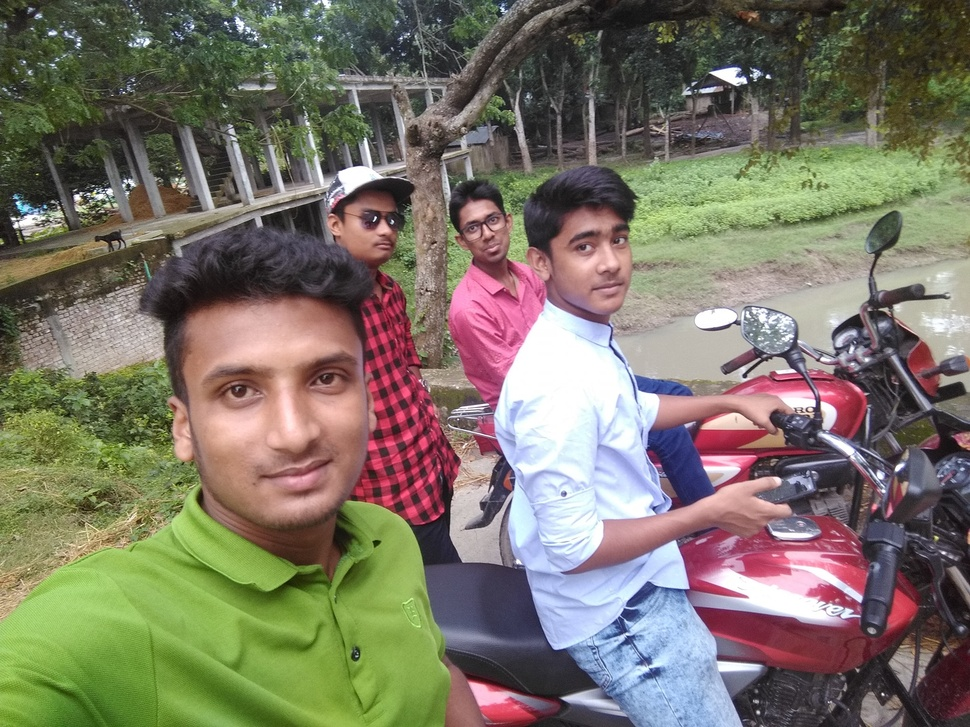
#> input picture ExploreNumpyImg/src/eid.jpg, 970 x 727 px, shrunk from 2048 x 1536 before the run
$ python index.py
#> lines starting #> are read from the running program, lines starting #| are printed output that depends on the picture
import numpy as np
import imageio

image = imageio.imread('./src/eid.jpg')
#> image is the input picture: shape (727, 970, 3); mean R, G, B 123.5, 117.8, 103

new_img = image * np.array([1,1,0])
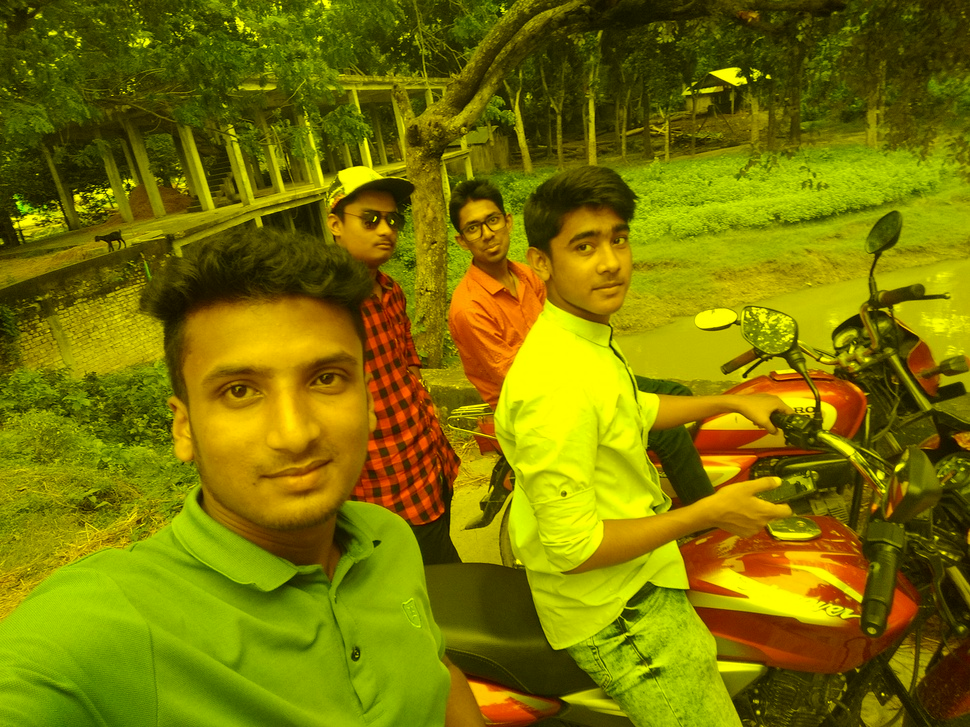
#> new_img: shape (727, 970, 3) int64; mean R, G, B 123.5, 117.8, 0

imageio.imsave("./src/newImg3.jpg", new_img.astype(np.uint8))

print(new_img)
#> (printed output is left out)

print(image)
#> (printed output is left out)
